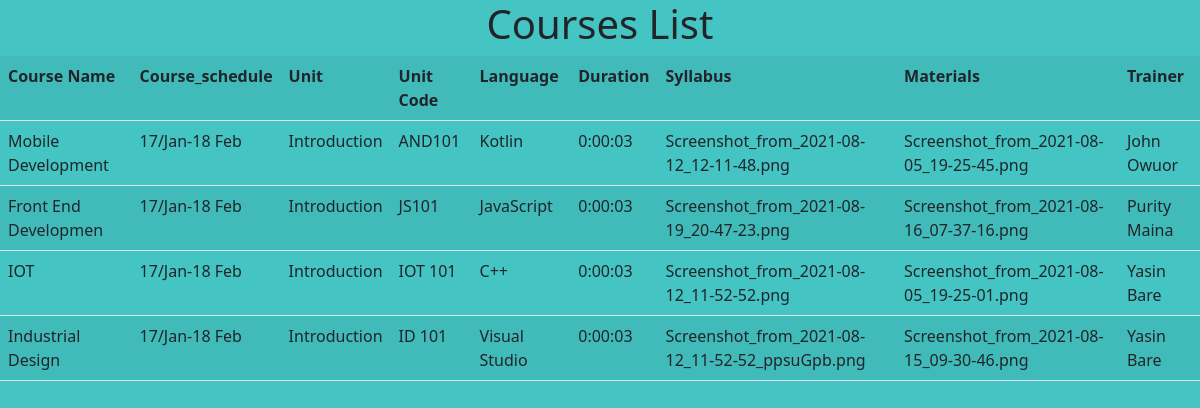
The page /course/list/ on the database its author committed.
### course/models.py (models this page shows, shortened)
class Course(models.Model):
    course_name=models.CharField(max_length=20,null=True,blank=True)
    course_schedule=models.CharField(max_length=20,null=True,blank=True)
    unit=models.CharField(max_length=20,null=True)
    unit_code=models.CharField(max_length=20,null=True,blank=True)
    unit_language=models.CharField(max_length=20,null=True)
    duration=models.DurationField(null=True,blank=True)
    course_syllabus=models.FileField(null=True,blank=True)
    course_material=models.FileField(null=True,blank=True)
    trainers_name=models.CharField(max_length=20)

### course/views.py (the view)
# urls.py: path("list/",course_list,name="course_list"),
def course_list(request):
    courses=Course.objects.all
    return render(request,"course_list.html",{"courses":courses})

### course/templates/course_list.html (shortened to what this page needs)
<!DOCTYPE html>
<html lang="en">
<head>
    <link href="https://cdn.jsdelivr.net/npm/bootstrap@5.1.0/dist/css/bootstrap.min.css" rel="stylesheet">
</head>
<body>
    <table>
        <table class="table table-striped">
            <div class="heading">
                <h1>Courses List</h1>
            </div>
<tr>
<th>Course Name</th>
<th>Course_schedule</th>
<th>Unit</th>
<th>Unit Code</th>
<th>Language</th>
<th>Duration</th>
<th>Syllabus</th>
<th>Materials</th>
<th>Trainer</th>
</tr>
<tr>
{% for course in courses %}
<td>{{course.course_name}}</td>
<td>{{course.course_schedule}}</td>
<td>{{course.unit}}</td>
<td>{{course.unit_code}}</td>
<td>{{course.unit_language}}</td>
<td>{{course.duration}}</td>
<td>{{course.course_syllabus}}</td>
<td>{{course.course_material}}</td>
<td>{{course.trainers_name}}</td>
</tr>
{% endfor %}
</table>
</table>
</body>
</html>

### course/templates/course_list.html (style rules this page uses)
body { background-color: rgb(69, 196, 196); }
.heading { text-align: center; }

### rows shown on the page
Course: course_name "Mobile Development", course_schedule "17/Jan-18 Feb", unit "Introduction", unit_code "AND101", unit_language "Kotlin", duration "0:00:03", course_syllabus "Screenshot_from_2021-08-12_12-11-48.png", course_material "Screenshot_from_2021-08-05_19-25-45.png", trainers_name "John Owuor"
Course: course_name "Front End Developmen", course_schedule "17/Jan-18 Feb", unit "Introduction", unit_code "JS101", unit_language "JavaScript", duration "0:00:03", course_syllabus "Screenshot_from_2021-08-19_20-47-23.png", course_material "Screenshot_from_2021-08-16_07-37-16.png", trainers_name "Purity Maina"
Course: course_name "IOT", course_schedule "17/Jan-18 Feb", unit "Introduction", unit_code "IOT 101", unit_language "C++", duration "0:00:03", course_syllabus "Screenshot_from_2021-08-12_11-52-52.png", course_material "Screenshot_from_2021-08-05_19-25-01.png", trainers_name "Yasin Bare"
Course: course_name "Industrial Design", course_schedule "17/Jan-18 Feb", unit "Introduction", unit_code "ID 101", unit_language "Visual Studio", duration "0:00:03", course_syllabus "Screenshot_from_2021-08-12_11-52-52_ppsuGpb.png", course_material "Screenshot_from_2021-08-15_09-30-46.png", trainers_name "Yasin Bare"
